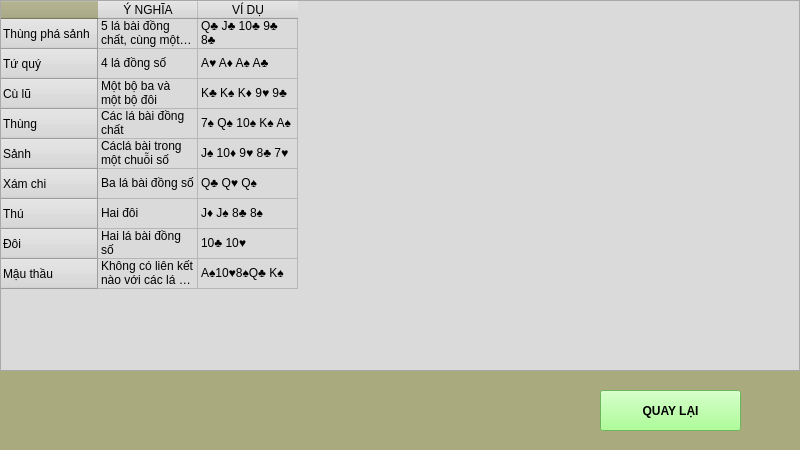
<?xml version="1.0" encoding="UTF-8"?>
<ui version="4.0">
 <class>screen2</class>
 <widget class="QMainWindow" name="screen2">
  <property name="geometry">
   <rect>
    <x>0</x>
    <y>0</y>
    <width>800</width>
    <height>450</height>
   </rect>
  </property>
  <property name="windowTitle">
   <string>MainWindow</string>
  </property>
  <property name="styleSheet">
   <string notr="true">background-color: rgb(170, 170, 127);
</string>
  </property>
  <widget class="QWidget" name="centralwidget">
   <widget class="QPushButton" name="pushButton2_1">
    <property name="geometry">
     <rect>
      <x>600</x>
      <y>390</y>
      <width>141</width>
      <height>41</height>
     </rect>
    </property>
    <property name="font">
     <font>
      <weight>75</weight>
      <bold>true</bold>
     </font>
    </property>
    <property name="styleSheet">
     <string notr="true">background-color: rgb(149, 255, 120);</string>
    </property>
    <property name="text">
     <string>QUAY LẠI</string>
    </property>
   </widget>
   <widget class="QTableWidget" name="tableWidget">
    <property name="geometry">
     <rect>
      <x>0</x>
      <y>0</y>
      <width>800</width>
      <height>371</height>
     </rect>
    </property>
    <property name="styleSheet">
     <string notr="true">background-color: rgb(218, 218, 218);</string>
    </property>
    <row>
     <property name="text">
      <string>Thùng phá sảnh</string>
     </property>
    </row>
    <row>
     <property name="text">
      <string>Tứ quý</string>
     </property>
    </row>
    <row>
     <property name="text">
      <string>Cù lũ</string>
     </property>
    </row>
    <row>
     <property name="text">
      <string>Thùng</string>
     </property>
    </row>
    <row>
     <property name="text">
      <string>Sảnh</string>
     </property>
    </row>
    <row>
     <property name="text">
      <string>Xám chi</string>
     </property>
    </row>
    <row>
     <property name="text">
      <string>Thú</string>
     </property>
    </row>
    <row>
     <property name="text">
      <string>Đôi</string>
     </property>
    </row>
    <row>
     <property name="text">
      <string>Mậu thầu</string>
     </property>
    </row>
    <column>
     <property name="text">
      <string>Ý NGHĨA</string>
     </property>
    </column>
    <column>
     <property name="text">
      <string>VÍ DỤ</string>
     </property>
    </column>
    <item row="0" column="0">
     <property name="text">
      <string>5 lá bài đồng chất, cùng một chuỗi số</string>
     </property>
    </item>
    <item row="0" column="1">
     <property name="text">
      <string>Q♣ J♣ 10♣ 9♣ 8♣</string>
     </property>
    </item>
    <item row="1" column="0">
     <property name="text">
      <string>4 lá đồng số</string>
     </property>
    </item>
    <item row="1" column="1">
     <property name="text">
      <string>A♥ A♦ A♠ A♣</string>
     </property>
    </item>
    <item row="2" column="0">
     <property name="text">
      <string>Một bộ ba và một bộ đôi</string>
     </property>
    </item>
    <item row="2" column="1">
     <property name="text">
      <string>K♣ K♠ K♦ 9♥ 9♣</string>
     </property>
    </item>
    <item row="3" column="0">
     <property name="text">
      <string>Các lá bài đồng chất</string>
     </property>
    </item>
    <item row="3" column="1">
     <property name="text">
      <string>7♠ Q♠ 10♠ K♠ A♠</string>
     </property>
    </item>
    <item row="4" column="0">
     <property name="text">
      <string>Cáclá bài trong một chuỗi số</string>
     </property>
    </item>
    <item row="4" column="1">
     <property name="text">
      <string>J♠ 10♦ 9♥ 8♣ 7♥</string>
     </property>
    </item>
    <item row="5" column="0">
     <property name="text">
      <string>Ba lá bài đồng số</string>
     </property>
    </item>
    <item row="5" column="1">
     <property name="text">
      <string>Q♣ Q♥ Q♠</string>
     </property>
    </item>
    <item row="6" column="0">
     <property name="text">
      <string>Hai đôi</string>
     </property>
    </item>
    <item row="6" column="1">
     <property name="text">
      <string>J♦ J♠ 8♣ 8♠</string>
     </property>
    </item>
    <item row="7" column="0">
     <property name="text">
      <string>Hai lá bài đồng số</string>
     </property>
    </item>
    <item row="7" column="1">
     <property name="text">
      <string>10♣ 10♥</string>
     </property>
    </item>
    <item row="8" column="0">
     <property name="text">
      <string>Không có liên kết nào với các lá bài khác</string>
     </property>
    </item>
    <item row="8" column="1">
     <property name="text">
      <string>A♠10♥8♠Q♣ K♠</string>
     </property>
    </item>
   </widget>
  </widget>
 </widget>
 <resources/>
 <connections/>
</ui>
